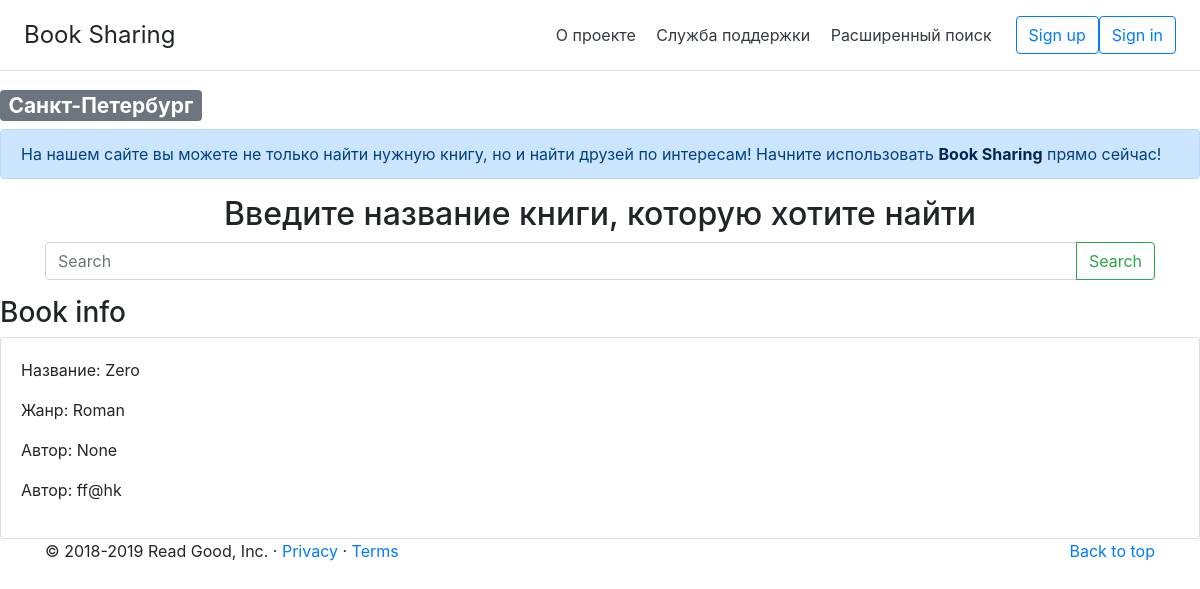
/bookid/1/, run on the app's committed database.
### tables this page shows
CREATE TABLE books (
           bookID INTEGER PRIMARY KEY AUTOINCREMENT,
           book_status TEXT,
           book_author TEXT,
           book_title TEXT, 
           book_genres TEXT,
           creatorID INTEGER,
           email TEXT,
           FOREIGN KEY (creatorID) REFERENCES users(userID)
           FOREIGN KEY (email) REFERENCES users(email)  
);

### newapp.py (the view)
@app.route('/bookid/<bookid>/')
def book_page_new(bookid):
    conn = sqlite3.connect('app.db')
    conn.row_factory = dict_factory
    c = conn.cursor()
    c.execute("SELECT * FROM books WHERE bookID='{id}'".format(id=bookid))
    book_data = c.fetchone()
    conn.close()
    return render_template("book_page_new.html", book=book_data)

### newapp.py (called while the page is built)
def dict_factory(cursor, row):
    d = {}
    for idx, col in enumerate(cursor.description):
        d[col[0]] = row[idx]
    return d

### templates/book_page_new.html (shortened to what this page needs)
{% extends "basic.html" %}
{% block body %}
    {% if not book %}
    <div class="alert alert-warning">Book not found!</div>
    {% else %}
        <h3>Book info</h3>
        <div class="card">
            <div class="card-body">
                <p> Название: {{book.book_title}} </p>
                <p> Жанр: {{book.book_genres}} </p>
                <p> Автор: {{book.book_author}} </p>
                <p> Автор: {{book.email}} </p>
            </div>
        </div>
    {% endif %}
{% endblock %}

### data on the page
books: book_title "Zero", book_genres "Roman", book_author "None", email "ff@hk"
